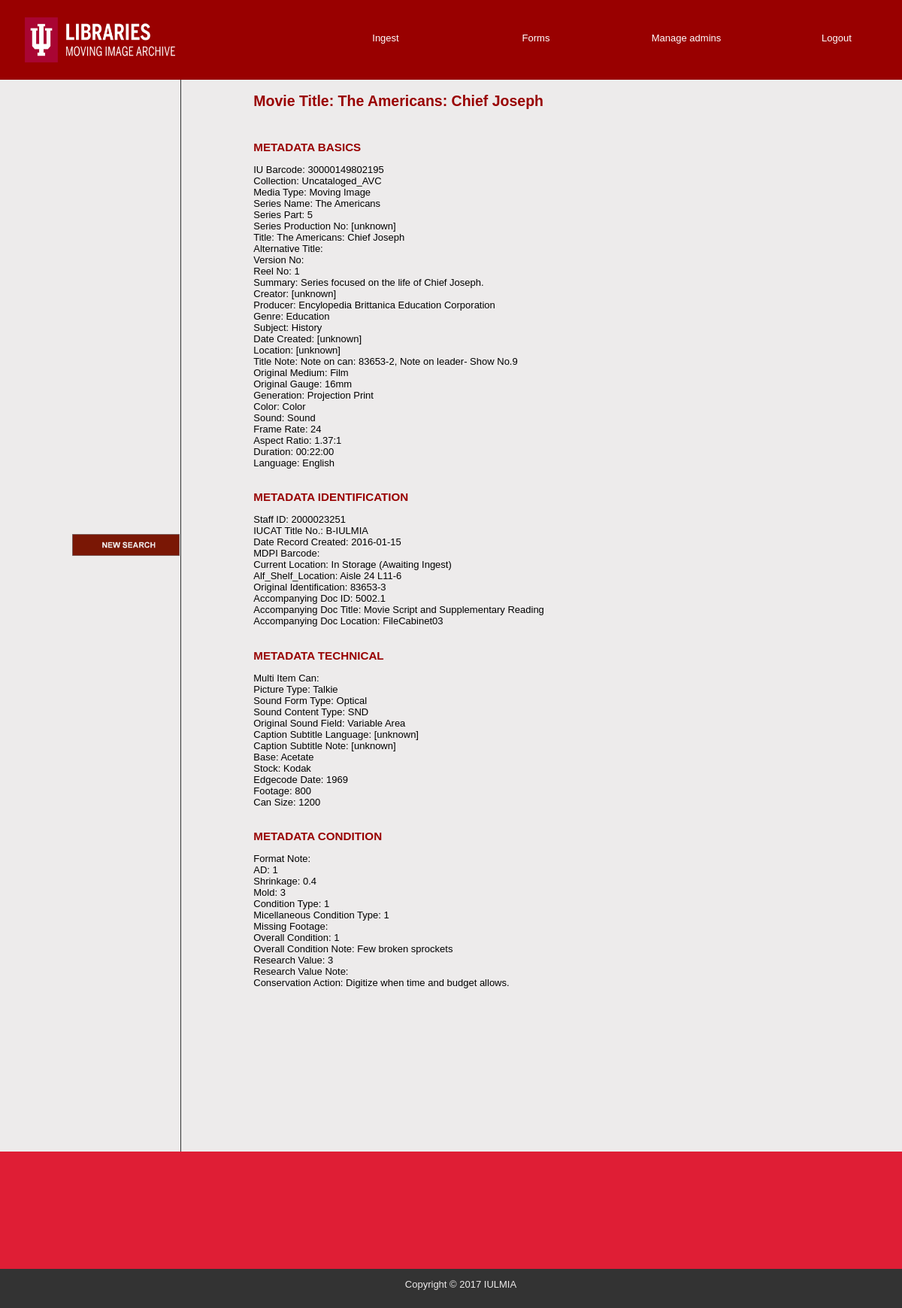
The page /moviepageadmin.php?movieid=30000149802195 (signed in) on the database its author committed.
### tables this page shows
CREATE TABLE BIB_BASIC (
    Bib_IU_Barcode varchar(20) not null,
    Bib_Collection varchar(200) not null,
    Bib_Media_Type varchar(20),
    Bib_Series_Name varchar(200),
    Bib_Series_Part varchar(10),
    Bib_Series_Production_No varchar(25),
    Bib_Title varchar(200) not null,
    Bib_Alternative_Title varchar(200),
    Bib_Version_No smallint,
    Bib_Reel_No smallint,
    Bib_Summary varchar(200),
    Bib_Creator varchar(50),
    Bib_Producer varchar(50),
    Bib_Genre varchar(25) not null,
    Bib_Subject varchar(50) not null,
    Bib_Date_Created varchar(200),
    Bib_Location varchar(200),
    Bib_Title_Note varchar(200),
    Bib_Original_Medium varchar(15),
    Bib_Original_Gauge varchar(25),
    Bib_Generation varchar(50),
    Bib_Color varchar(20),
    Bib_Sound varchar(15),
    Bib_Frame_Rate int,
    Bib_Aspect_Ratio varchar(10),
    Bib_Duration time,
    Bib_Language varchar(50),
    primary key (Bib_IU_Barcode)
);

CREATE TABLE BIB_IDENT (
    Bibident_ID int not null auto_increment,
    Bib_IU_Barcode varchar(20) not null,
    Per_ID varchar(15) not null,
    Bibident_IUCAT_Title_No varchar(50),
    Bibident_Date_Record_Created DATE,
    Bibident_MDPI_Barcode bigint,
    Bibident_Current_Location varchar(50) not null,
    Bibident_Alf_Shelf_Location varchar(30),
    Bibident_Original_Identification varchar(25),
    Bibident_Accompanying_Doc_ID varchar(25),
    Bibident_Accompanying_Doc_Title varchar(200),
    Bibident_Accompanying_Doc_Location varchar(25),
    primary key (Bibident_ID), 
    foreign key (Bib_IU_Barcode) references BIB_BASIC (Bib_IU_Barcode),
    foreign key (Per_ID) references PERSON (Per_ID)
);

CREATE TABLE BIB_TECH (
    BibTech_ID int not null auto_increment,
    Bib_IU_Barcode varchar(20) not null,
    BibTech_Multi_Item_Can int,
    BibTech_Picture_Type varchar(50),
    BibTech_Sound_Form_Type varchar(25),
    BibTech_Sound_Content_Type varchar(200),
    BibTech_Original_Sound_Field varchar(200),
    BibTech_Caption_Subtitle_Language varchar(25),
    BibTech_Caption_Subtitle_Note varchar(200),
    BibTech_Base varchar(25),
    BibTech_Stock varchar(25),
    BibTech_Edgecode_Date year,
    BibTech_Footage int,
    BibTech_Can_Size int,
    primary key (BibTech_ID), 
    foreign key (Bib_IU_Barcode) references BIB_BASIC (Bib_IU_Barcode)
);

CREATE TABLE BIB_COND (
    Bibcond_ID int not null auto_increment,
    Bib_IU_Barcode varchar(20) not null,
    BibCond_Format_Note varchar(200),
    BibCond_AD smallint,
    BibCond_Shrinkage float(2,1),
    BibCond_Mold smallint,
    BibCond_Condition_Type smallint,
    BibCond_Micellaneous_Condition_Type varchar(200),
    BibCond_Missing_Footage int,
    BibCond_Overall_Condition smallint,
    BibCond_Overall_Condition_Note varchar(200),
    BibCond_Research_Value smallint,
    BibCond_Research_Value_Note varchar(200),
    BibCond_Conservation_Action varchar(200),
    primary key (Bibcond_ID), 
    foreign key (Bib_IU_Barcode) references BIB_BASIC (Bib_IU_Barcode)
);

### includes/functions.php (called while the page is built, shortened)
<?php
	function fetch_details_movie($movie_id) {
		global $connection;
		$query = "Select * from BIB_BASIC where Bib_IU_Barcode = $movie_id";
		$movie_details = mysqli_query($connection, $query);
		return $movie_details;
	}
	function fetch_ident_details_movie($movie_id) {
		global $connection;
		$query = "Select * from BIB_IDENT where Bib_IU_Barcode = $movie_id";
		$movie_details = mysqli_query($connection, $query);
		return $movie_details;
	}
	function fetch_tech_details_movie($movie_id) {
		global $connection;
		$query = "Select * from BIB_TECH where Bib_IU_Barcode = $movie_id";
		$movie_details = mysqli_query($connection, $query);
		return $movie_details;
	}
	function fetch_cond_details_movie($movie_id) {
		global $connection;
		$query = "Select * from BIB_COND where Bib_IU_Barcode = $movie_id";
		$movie_details = mysqli_query($connection, $query);
		return $movie_details;
	}
?>

### public/moviepageadmin.php (the view, shortened to what this page needs)
<?php require_once("../includes/data/db_config.php"); ?>
<?php require_once("../includes/functions.php"); ?>
<?php include("../includes/templates/header-admin.php"); ?>
<div id="main">
	<table>
		<tr>
			<td width="20%"><div id="navigation" style="padding-left: 40%; padding-bottom: 98%">
				<br>
				<br>
				<br>
				<a href="ingest.php"><img src="../public/images/NewSearchN.png" alt="New Search" width="100%"></a>
			</div></td>
			<td width="80%"><div id="page">
			<?php
				if(isset($_GET["movieid"])) {
					$movie_bib_details = fetch_details_movie($_GET["movieid"]);
					$output = "<h2>";
					$output .= "Movie Title: ";
					while ($mov = mysqli_fetch_assoc($movie_bib_details)) {
						$output .= $mov["Bib_Title"] . "</h2><br>";
						$output .= "<h3>METADATA BASICS</h3>";
						$output .= "IU Barcode: " . $mov["Bib_IU_Barcode"] . "<br>";
						$output .= "Collection: " . $mov["Bib_Collection"] . "<br>";
						$output .= "Media Type: " . $mov["Bib_Media_Type"] . "<br>";
						$output .= "Series Name: " . $mov["Bib_Series_Name"] . "<br>";
						$output .= "Series Part: " . $mov["Bib_Series_Part"] . "<br>";
						$output .= "Series Production No: " . $mov["Bib_Series_Production_No"] . "<br>";
						$output .= "Title: " . $mov["Bib_Title"] . "<br>";
						$output .= "Alternative Title: " . $mov["Bib_Alternative_Title"] . "<br>";
						$output .= "Version No: " . $mov["Bib_Version_No"] . "<br>";
						$output .= "Reel No: " . $mov["Bib_Reel_No"] . "<br>";
						$output .= "Summary: " . $mov["Bib_Summary"] . "<br>";
						$output .= "Creator: " . $mov["Bib_Creator"] . "<br>";
						$output .= "Producer: " . $mov["Bib_Producer"] . "<br>";
						$output .= "Genre: " . $mov["Bib_Genre"] . "<br>";
						$output .= "Subject: " . $mov["Bib_Subject"] . "<br>";
						$output .= "Date Created: " . $mov["Bib_Date_Created"] . "<br>";
						$output .= "Location: " . $mov["Bib_Location"] . "<br>";
						$output .= "Title Note: " . $mov["Bib_Title_Note"] . "<br>";
						$output .= "Original Medium: " . $mov["Bib_Original_Medium"] . "<br>";
						$output .= "Original Gauge: " . $mov["Bib_Original_Gauge"] . "<br>";
						$output .= "Generation: " . $mov["Bib_Generation"] . "<br>";
						$output .= "Color: " . $mov["Bib_Color"] . "<br>";
						$output .= "Sound: " . $mov["Bib_Sound"] . "<br>";
						$output .= "Frame Rate: " . $mov["Bib_Frame_Rate"] . "<br>";
						$output .= "Aspect Ratio: " . $mov["Bib_Aspect_Ratio"] . "<br>";
						$output .= "Duration: " . $mov["Bib_Duration"] . "<br>";
						$output .= "Language: " . $mov["Bib_Language"] . "<br>";
					}
					echo "$output";
				}
			?>
			<br>
			<h3>METADATA IDENTIFICATION</h3>
			<?php
				if(isset($_GET["movieid"])) {
					$movie_bib_details = fetch_ident_details_movie($_GET["movieid"]);
					$output = "";
					while ($mov = mysqli_fetch_assoc($movie_bib_details)) {
						$output .= "Staff ID: " . $mov["Per_ID"] . "<br>";
						$output .= "IUCAT Title No.: " . $mov["Bibident_IUCAT_Title_No"] . "<br>";
						$output .= "Date Record Created: " . $mov["Bibident_Date_Record_Created"] . "<br>";
						$output .= "MDPI Barcode: " . $mov["Bibident_MDPI_Barcode"] . "<br>";
						$output .= "Current Location: " . $mov["Bibident_Current_Location"] . "<br>";
						$output .= "Alf_Shelf_Location: " . $mov["Bibident_Alf_Shelf_Location"] . "<br>";
						$output .= "Original Identification: " . $mov["Bibident_Original_Identification"] . "<br>";
						$output .= "Accompanying Doc ID: " . $mov["Bibident_Accompanying_Doc_ID"] . "<br>";
						$output .= "Accompanying Doc Title: " . $mov["Bibident_Accompanying_Doc_Title"] . "<br>";
						$output .= "Accompanying Doc Location: " . $mov["Bibident_Accompanying_Doc_Location"] . "<br>";
					}
					echo "$output";
				}
			?>
			<br>
			<h3>METADATA TECHNICAL</h3>
			<?php
				if(isset($_GET["movieid"])) {
					$movie_bib_details = fetch_tech_details_movie($_GET["movieid"]);
					$output = "";
					while ($mov = mysqli_fetch_assoc($movie_bib_details)) {
						$output .= "Multi Item Can: " . $mov["BibTech_Multi_Item_Can"] . "<br>";
						$output .= "Picture Type: " . $mov["BibTech_Picture_Type"] . "<br>";
						$output .= "Sound Form Type: " . $mov["BibTech_Sound_Form_Type"] . "<br>";
						$output .= "Sound Content Type: " . $mov["BibTech_Sound_Content_Type"] . "<br>";
						$output .= "Original Sound Field: " . $mov["BibTech_Original_Sound_Field"] . "<br>";
						$output .= "Caption Subtitle Language: " . $mov["BibTech_Caption_Subtitle_Language"] . "<br>";
						$output .= "Caption Subtitle Note: " . $mov["BibTech_Caption_Subtitle_Note"] . "<br>";
						$output .= "Base: " . $mov["BibTech_Base"] . "<br>";
						$output .= "Stock: " . $mov["BibTech_Stock"] . "<br>";
						$output .= "Edgecode Date: " . $mov["BibTech_Edgecode_Date"] . "<br>";
						$output .= "Footage: " . $mov["BibTech_Footage"] . "<br>";
						$output .= "Can Size: " . $mov["BibTech_Can_Size"] . "<br>";
					}
					echo "$output";
				}
			?>
			<br>
			<h3>METADATA CONDITION</h3>
			<?php
				if(isset($_GET["movieid"])) {
					$movie_bib_details = fetch_cond_details_movie($_GET["movieid"]);
					$output = "";
					while ($mov = mysqli_fetch_assoc($movie_bib_details)) {
						$output .= "Format Note: " . $mov["BibCond_Format_Note"] . "<br>";
						$output .= "AD: " . $mov["BibCond_AD"] . "<br>";
						$output .= "Shrinkage: " . $mov["BibCond_Shrinkage"] . "<br>";
						$output .= "Mold: " . $mov["BibCond_Mold"] . "<br>";
						$output .= "Condition Type: " . $mov["BibCond_Condition_Type"] . "<br>";
						$output .= "Micellaneous Condition Type: " . $mov["BibCond_Micellaneous_Condition_Type"] . "<br>";
						$output .= "Missing Footage: " . $mov["BibCond_Missing_Footage"] . "<br>";
						$output .= "Overall Condition: " . $mov["BibCond_Overall_Condition"] . "<br>";
						$output .= "Overall Condition Note: " . $mov["BibCond_Overall_Condition_Note"] . "<br>";
						$output .= "Research Value: " . $mov["BibCond_Research_Value"] . "<br>";
						$output .= "Research Value Note: " . $mov["BibCond_Research_Value_Note"] . "<br>";
						$output .= "Conservation Action: " . $mov["BibCond_Conservation_Action"] . "<br>";
					}
					echo "$output";
				}
			?>
			</div></td>
		</tr>
	</table>
</div>
<?php include("../includes/templates/footer.php"); ?>

### public/css/public.css (style rules this page uses)
html { height: 100%; width: 100%; }
body { width: 100%; height: 100%; margin: 0; padding: 0; border: 0; font-family: Verdana, Arial, Helvetica, sans-serif; font-size: 13px; line-height: 15px; background: #EDEBEB; }
#main { width: 100%; background: #EDEBEB; overflow: auto; position: relative; }
#navigation { float: left; margin: 0; color: #191919; background: #EDEBEB; }
#navigation a { color: #191919; text-decoration: none; }
#page { float: left; margin: 0; padding-left: 10%; background: #EDEBEB; padding-bottom: 22.5%; }
#page h2 { color: #990000; margin-top: 1em; text-align: left; }
#page h3 { color: #990000; }
table { border-collapse: collapse; }
table td { border: 1px solid #333333; }
table tr:first-child td { border-top: 0; }
table tr:last-child td { border-bottom: 0; }
table tr td:first-child { border-left: 0; }
table tr td:last-child { border-right: 0; }

### rows shown on the page
bib_basic: Bib_Title "The Americans: Chief Joseph", Bib_IU_Barcode "30000149802195", Bib_Collection "Uncataloged_AVC", Bib_Media_Type "Moving Image", Bib_Series_Name "The Americans", Bib_Series_Part "5", Bib_Series_Production_No "[unknown]", Bib_Reel_No "1", Bib_Summary "Series focused on the life of Chief Joseph.", Bib_Creator "[unknown]", Bib_Producer "Encylopedia Brittanica Education Corporation", Bib_Genre "Education", Bib_Subject "History", Bib_Date_Created "[unknown]", Bib_Location "[unknown]", Bib_Title_Note "Note on can: 83653-2, Note on leader- Show No.9", Bib_Original_Medium "Film", Bib_Original_Gauge "16mm", Bib_Generation "Projection Print", Bib_Color "Color", Bib_Sound "Sound", Bib_Frame_Rate "24", Bib_Aspect_Ratio "1.37:1", Bib_Duration "00:22:00", Bib_Language "English"
bib_ident: Per_ID "2000023251", Bibident_IUCAT_Title_No "B-IULMIA", Bibident_Date_Record_Created "2016-01-15", Bibident_Current_Location "In Storage (Awaiting Ingest)", Bibident_Alf_Shelf_Location "Aisle 24 L11-6", Bibident_Original_Identification "83653-3", Bibident_Accompanying_Doc_ID "5002.1", Bibident_Accompanying_Doc_Title "Movie Script and Supplementary Reading", Bibident_Accompanying_Doc_Location "FileCabinet03"
bib_tech: BibTech_Picture_Type "Talkie", BibTech_Sound_Form_Type "Optical", BibTech_Sound_Content_Type "SND", BibTech_Original_Sound_Field "Variable Area", BibTech_Caption_Subtitle_Language "[unknown]", BibTech_Caption_Subtitle_Note "[unknown]", BibTech_Base "Acetate", BibTech_Stock "Kodak", BibTech_Edgecode_Date "1969", BibTech_Footage "800", BibTech_Can_Size "1200"
bib_cond: BibCond_AD "1", BibCond_Shrinkage "0.4", BibCond_Mold "3", BibCond_Condition_Type "1", BibCond_Micellaneous_Condition_Type "1", BibCond_Overall_Condition "1", BibCond_Overall_Condition_Note "Few broken sprockets", BibCond_Research_Value "3", BibCond_Conservation_Action "Digitize when time and budget allows."

### other values the page prints
$output "Movie Title:"
